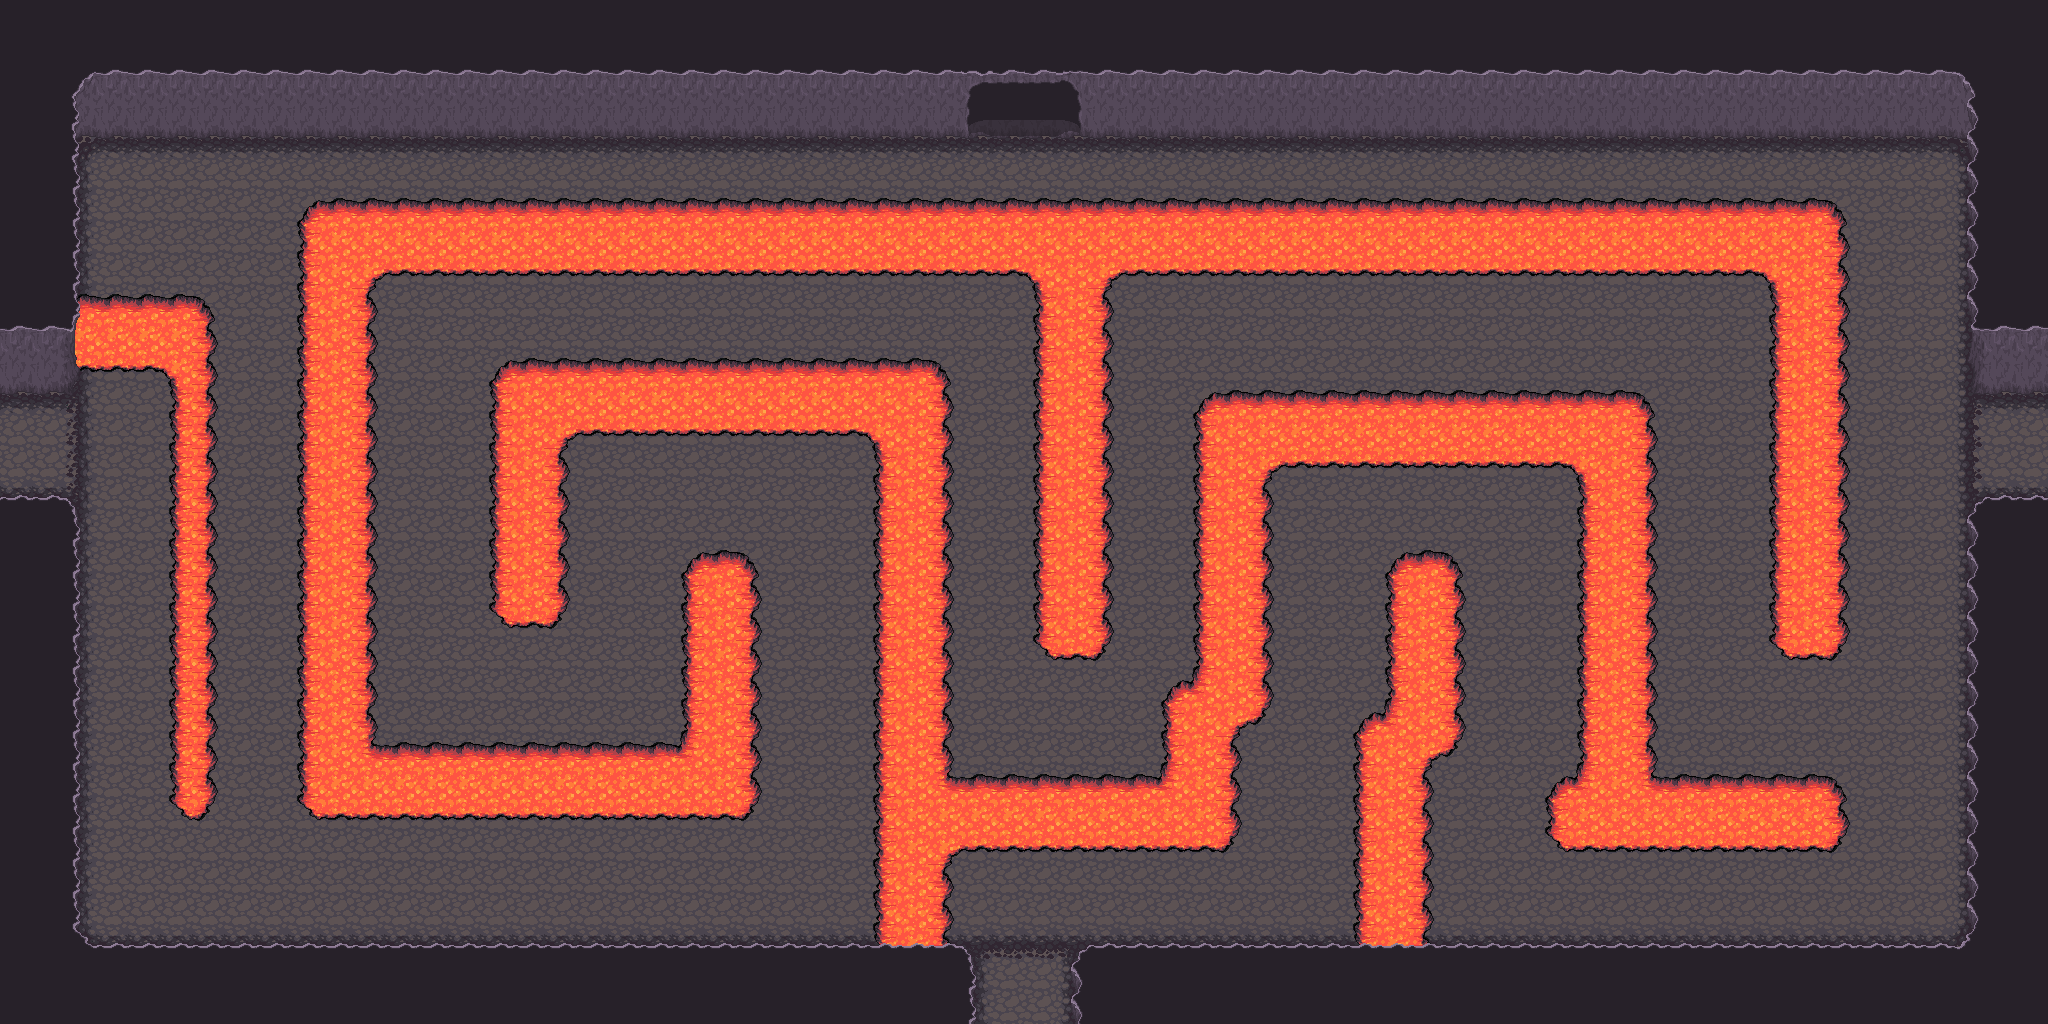

This is a level from a 2D game, rendered from its Tiled map with the project's own tilesets. A one-line summary and the map file follow, with tile-layer data summarised:
An orthogonal 64x32 tile map with 32x32 px tiles, 7 tile layers (Ground, Ground +1, Ground +2, Ground +3, ...), 5 hidden layers not drawn, 8 tilesets.

<map version="1.0" orientation="orthogonal" renderorder="right-down" width="64" height="32" tilewidth="32" tileheight="32" nextobjectid="1">
 <tileset firstgid="1" name="Artis_dock" tilewidth="32" tileheight="32" tilecount="128" columns="16">
  <image source="../Ressources/Artis_dock.png" width="512" height="256" />
 </tileset>
 <tileset firstgid="129" name="base_out_atlas" tilewidth="32" tileheight="32" tilecount="1024" columns="32">
  <image source="../Ressources/base_out_atlas.png" width="1024" height="1024" />
 </tileset>
 <tileset firstgid="1153" name="build_atlas" tilewidth="32" tileheight="32" tilecount="1024" columns="32">
  <image source="../Ressources/build_atlas.png" width="1024" height="1024" />
 </tileset>
 <tileset firstgid="2177" name="caves" tilewidth="32" tileheight="32" tilecount="66" columns="11">
  <image source="../Ressources/caves.png" width="352" height="192" />
 </tileset>
 <tileset firstgid="2243" name="forest_tiles" tilewidth="32" tileheight="32" tilecount="256" columns="16">
  <image source="../Ressources/forest_tiles.png" width="512" height="512" />
 </tileset>
 <tileset firstgid="2499" name="obj_misk_atlas" tilewidth="32" tileheight="32" tilecount="1024" columns="32">
  <image source="../Ressources/obj_misk_atlas.png" width="1024" height="1024" />
 </tileset>
 <tileset firstgid="3523" name="terrain_atlas" tilewidth="32" tileheight="32" tilecount="1024" columns="32">
  <image source="../Ressources/terrain_atlas.png" width="1024" height="1024" />
 </tileset>
 <tileset firstgid="4547" name="tileset_stone_v4_p1" tilewidth="32" tileheight="32" tilecount="70" columns="5">
  <image source="../Ressources/tileset_stone_v4_p1.png" width="166" height="463" />
 </tileset>
 <layer name="Ground" width="64" height="32">
  <data>[2048 cells, 2048 non-empty, 1 distinct tile ids]</data>
 </layer>
 <layer name="Ground +1" width="64" height="32">
  <data>[2048 cells, 178 non-empty, 12 distinct tile ids]</data>
 </layer>
 <layer name="Ground +2" width="64" height="32">
  <data>[2048 cells, 700 non-empty, 16 distinct tile ids]</data>
 </layer>
 <layer name="Ground +3" width="64" height="32">
  <data>[2048 cells, 638 non-empty, 23 distinct tile ids]</data>
 </layer>
 <layer name="Door" width="64" height="32">
  <data>[2048 cells, 12 non-empty, 9 distinct tile ids]</data>
 </layer>
 <layer name="Collide" width="64" height="32" visible="0">
  <data>[2048 cells, 1249 non-empty, 1 distinct tile ids]</data>
 </layer>
 <layer name="TopDoorBlock" width="64" height="32" visible="0">
  <data>[2048 cells, 24 non-empty, 3 distinct tile ids]</data>
 </layer>
 <layer name="BottomDoorBlock" width="64" height="32" visible="0">
  <data>[2048 cells, 18 non-empty, 2 distinct tile ids]</data>
 </layer>
 <layer name="LeftDoorBlock" width="64" height="32" visible="0">
  <data>[2048 cells, 24 non-empty, 2 distinct tile ids]</data>
 </layer>
 <layer name="RightDoorBlock" width="64" height="32" visible="0">
  <data>[2048 cells, 24 non-empty, 2 distinct tile ids]</data>
 </layer>
 <layer name="UpOne" width="64" height="32">
  <data>[2048 cells, 0 non-empty, 0 distinct tile ids]</data>
 </layer>
 <layer name="UpTwo" width="64" height="32">
  <data>[2048 cells, 0 non-empty, 0 distinct tile ids]</data>
 </layer>
</map>
